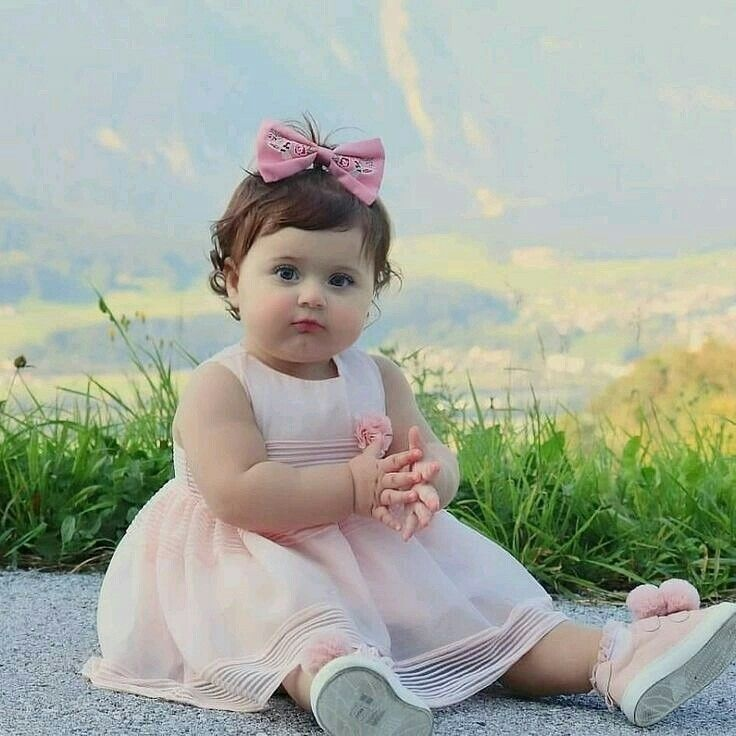
#> input picture sample-data/input/R.jpeg, 736 x 736 px
$ jupyter execute --allow-errors 10_VisionStudio_Integrated_Demo.ipynb
#> lines starting #> are read from the running program, lines starting #| are printed output that depends on the picture; after the words box and inside, x2 and y2 are one past the last pixel; in counts of white or black regions, pixels touching at a corner belong together
# 10 — VisionStudio Integrated Demo

## التجربة الموحدة لمشروع معالجة الصور والرؤية الحاسوبية

هذا الدفتر يجمع أهم الوظائف التي طبقناها في الدفاتر السابقة داخل مسار واحد:

```text
صورة أو إطار فيديو
→ تحويلات وتحسينات وفلاتر
→ حواف / Threshold / Morphology
→ كشف الوجه والعين
→ كشف الأجسام بـ YOLO26n
→ عرض وحفظ النتائج والتقرير
```

يمثل هذا الدفتر نموذجًا تجريبيًا قبل نقل المنطق نفسه إلى تطبيق Android APK يعمل دون إنترنت.

## ما الذي يدمجه الدفتر؟

| الوظيفة | الدفاتر السابقة | دورها في التجربة الموحدة |
|---|---|---|
| قراءة الصور وحفظ النتائج | 01 | إدخال وإخراج موحدان |
| قص / تدوير / تغيير حجم | 02 | تحرير الصورة |
| فلاتر وتحسين وتباين وGamma | 03 | تحسين الصورة |
| حواف وThreshold | 04 | تحليل التفاصيل والحواف |
| Morphology | 05 | تنقية أو إبراز البنية |
| فيديو | 06 | معالجة إطارًا بإطار |
| كاميرا مباشرة | 07 | صور الكاميرا المحفوظة في Input |
| وجه وعين | 08 | كشف Haar محلي |
| أجسام | 09 | YOLO26n محلي |

### قواعد مهمة للمشروع

- لا يعتمد الدفتر على رفع متكرر: استخدم ملفات `02_Data` الموجودة في Google Drive.
- لا ينزل نموذج YOLO مرة أخرى: يستخدم `03_Models/YOLO/yolo26n.pt` المحفوظ سابقًا.
- ملفات Android Offline الجاهزة تبقى في `03_Models/LiteRT`.
- تفعيل الفيديو أو المحرر التفاعلي اختياري، لأنهما أثقل من معالجة صورة واحدة.

## 1. إعداد الحزم وتوافق OpenCV

يحتاج كشف الوجه والعين إلى `cv2.CascadeClassifier`. إن ظهرت القيمة `False` بعد خلية الاستيراد، فعّل إصلاح OpenCV مرة واحدة، ثم أعد تشغيل جلسة Colab.

لا تفعّل تثبيت Ultralytics عادةً؛ لقد ثبّتناه في الدفتر 09. استخدمه فقط في جلسة جديدة لا تحتوي على المكتبة.

[cell 1]
import subprocess
import sys

SETUP_ENVIRONMENT = False

if SETUP_ENVIRONMENT:
    # تثبيت مكتبة YOLO
    subprocess.check_call([
        sys.executable, "-m", "pip", "install",
        "--quiet", "--upgrade", "ultralytics"
    ])

    # إزالة أي إصدار متعارض من OpenCV
    subprocess.run([
        sys.executable, "-m", "pip", "uninstall", "-y",
        "opencv-python",
        "opencv-python-headless",
        "opencv-contrib-python",
        "opencv-contrib-python-headless"
    ], check=False)

    # تثبيت إصدار يدعم Haar Cascade
    subprocess.check_call([
        sys.executable, "-m", "pip", "install",
        "--quiet", "--no-cache-dir", "--no-deps",
        "opencv-python-headless==4.10.0.84"
    ])

    raise SystemExit(
        "تم تجهيز Ultralytics وOpenCV 4.10. "
        "اختر Restart session فقط، ثم اجعل "
        "SETUP_ENVIRONMENT = False."
    )

print("Environment is ready.")

## 2. الاستيراد وربط Google Drive

[cell 2]
from pathlib import Path
from datetime import datetime
import csv
import json
import shutil
import subprocess
import time

import cv2
import numpy as np
import pandas as pd
import matplotlib.pyplot as plt
from IPython.display import display

try:
    import torch
    from ultralytics import YOLO
    ULTRALYTICS_READY = True
except ImportError:
    ULTRALYTICS_READY = False
    torch = None
    YOLO = None

try:
    from google.colab import drive
    drive.mount('/content/drive')
    IN_COLAB = True
    PROJECT_ROOT = Path(
        '/content/drive/MyDrive/'
        'VisionStudio_Android_ImageProcessing'
    )
except ImportError:
    IN_COLAB = False
    PROJECT_ROOT = Path('VisionStudio_Android_ImageProcessing')

IMAGE_INPUT_DIR = PROJECT_ROOT / '02_Data/Images/Input'
VIDEO_INPUT_DIR = PROJECT_ROOT / '02_Data/Videos/Input'
HAAR_MODELS_DIR = PROJECT_ROOT / '03_Models/Haar_Cascades'
YOLO_MODELS_DIR = PROJECT_ROOT / '03_Models/YOLO'
LITERT_MODELS_DIR = PROJECT_ROOT / '03_Models/LiteRT'
IMAGE_OUTPUT_DIR = (
    PROJECT_ROOT
    / '04_Outputs/Images/10_Integrated_Demo'
)
VIDEO_OUTPUT_DIR = (
    PROJECT_ROOT
    / '04_Outputs/Videos/10_Integrated_Demo'
)

for directory in [
    IMAGE_INPUT_DIR,
    VIDEO_INPUT_DIR,
    HAAR_MODELS_DIR,
    YOLO_MODELS_DIR,
    LITERT_MODELS_DIR,
    IMAGE_OUTPUT_DIR,
    VIDEO_OUTPUT_DIR
]:
    directory.mkdir(parents=True, exist_ok=True)

#> (the rest of this cell did not finish here and is left out)

## 3. تجهيز Haar Cascade والنموذج المحلي YOLO26n

لا يُنزّل هذا الدفتر نموذجًا جديدًا. يجب أن تكون الملفات التالية موجودة من الدفترين 08 و09:

```text
03_Models/Haar_Cascades/haarcascade_frontalface_default.xml
03_Models/Haar_Cascades/haarcascade_eye.xml
03_Models/YOLO/yolo26n.pt
03_Models/LiteRT/yolo26n_fp32.tflite
```

[cell 3]
FACE_CASCADE_NAME = 'haarcascade_frontalface_default.xml'
EYE_CASCADE_NAME = 'haarcascade_eye.xml'
YOLO_MODEL_PATH = YOLO_MODELS_DIR / 'yolo26n.pt'
TFLITE_MODEL_PATH = LITERT_MODELS_DIR / 'yolo26n_fp32.tflite'
TFLITE_LABELS_PATH = LITERT_MODELS_DIR / 'coco_labels.txt'
TFLITE_METADATA_PATH = LITERT_MODELS_DIR / 'yolo26n_metadata.json'


# [13 lines left out: function prepare_haar_cascade, not called in this run]


face_cascade = None
eye_cascade = None

#> (the rest of this cell did not finish here and is left out)

## 4. دوال أساسية للعرض والتحويل

[cell 4]
# [4 lines left out: function to_rgb, not called in this run]


def show_results(images, columns=2, figure_width=15):
    items = list(images.items())
    rows = max(1, int(np.ceil(len(items) / columns)))
    figure, axes = plt.subplots(
        rows, columns,
        figsize=(figure_width, rows * 4.8),
        squeeze=False
    )

    for axis, (title, image) in zip(axes.ravel(), items):
        axis.imshow(
            to_rgb(image),
            cmap='gray' if image.ndim == 2 else None
        )
        axis.set_title(title)
        axis.axis('off')

    for axis in axes.ravel()[len(items):]:
        axis.axis('off')

    plt.tight_layout()
    plt.show()


def resize_max_width(image, maximum_width=1280):
    height, width = image.shape[:2]
    if maximum_width is None or width <= int(maximum_width):
        return image

    scale = int(maximum_width) / width
    return cv2.resize(
        image,
        (int(maximum_width), max(1, int(round(height * scale)))),
        interpolation=cv2.INTER_AREA
    )


def rotate_image(image, angle):
    if abs(float(angle)) < 0.001:
        return image.copy()

    height, width = image.shape[:2]
    matrix = cv2.getRotationMatrix2D(
        (width / 2, height / 2),
        float(angle),
        1.0
    )
    return cv2.warpAffine(
        image, matrix, (width, height),
        flags=cv2.INTER_LINEAR,
        borderMode=cv2.BORDER_REFLECT
    )


def crop_by_percent(
    image,
    top_percent=0,
    bottom_percent=0,
    left_percent=0,
    right_percent=0
):
    height, width = image.shape[:2]
    top = int(height * max(0, min(90, top_percent)) / 100)
    bottom = int(height * max(0, min(90, bottom_percent)) / 100)
    left = int(width * max(0, min(90, left_percent)) / 100)
    right = int(width * max(0, min(90, right_percent)) / 100)

    if top + bottom >= height - 2 or left + right >= width - 2:
        raise ValueError('إعدادات القص كبيرة جدًا.')

    return image[top:height - bottom, left:width - right].copy()


def apply_filter(image, filter_name='none', kernel_size=5):
    kernel_size = max(3, int(kernel_size))
    if kernel_size % 2 == 0:
        kernel_size += 1

    if filter_name == 'average':
        return cv2.blur(image, (kernel_size, kernel_size))
    if filter_name == 'gaussian':
        return cv2.GaussianBlur(image, (kernel_size, kernel_size), 0)
    if filter_name == 'median':
        return cv2.medianBlur(image, kernel_size)
    if filter_name == 'bilateral':
        return cv2.bilateralFilter(image, 9, 75, 75)
    if filter_name == 'sharpen':
        sharpen_kernel = np.array([
            [0, -1, 0],
            [-1, 5, -1],
            [0, -1, 0]
        ], dtype=np.float32)
        return cv2.filter2D(image, -1, sharpen_kernel)
    return image.copy()


def gamma_correction(image, gamma=1.0):
    gamma = max(0.1, float(gamma))
    lookup = np.array([
        ((value / 255.0) ** (1.0 / gamma)) * 255
        for value in np.arange(256)
    ]).astype(np.uint8)
    return cv2.LUT(image, lookup)


# [6 lines left out: function equalize_color_histogram, not called in this run]


def apply_morphology(image, operation='none', kernel_size=3):
    if operation == 'none':
        return image.copy()

    gray = cv2.cvtColor(image, cv2.COLOR_BGR2GRAY)
    kernel_size = max(3, int(kernel_size))
    if kernel_size % 2 == 0:
        kernel_size += 1
    kernel = cv2.getStructuringElement(
        cv2.MORPH_RECT, (kernel_size, kernel_size)
    )

    operation_map = {
        'open': cv2.MORPH_OPEN,
        'close': cv2.MORPH_CLOSE,
        'gradient': cv2.MORPH_GRADIENT,
        'tophat': cv2.MORPH_TOPHAT,
        'blackhat': cv2.MORPH_BLACKHAT
    }

    if operation not in operation_map:
        return image.copy()

    morph = cv2.morphologyEx(
        gray, operation_map[operation], kernel
    )
    return cv2.cvtColor(morph, cv2.COLOR_GRAY2BGR)

## 5. كشف الوجه والعين وكشف الأجسام

يتم كشف الوجه والعين محليًا بواسطة Haar Cascade، بينما `YOLO26n` يكتشف الأجسام العامة مثل الشخص والقطة والكلب والسيارة والكرسي.

[cell 5]
def detect_faces_and_eyes(
    image,
    enabled=True,
    face_scale_factor=1.2,
    face_min_neighbors=5,
    eye_min_neighbors=5
):
    if (
        not enabled
        or face_cascade is None
        or eye_cascade is None
    ):
        return [], []

    gray = cv2.cvtColor(image, cv2.COLOR_BGR2GRAY)
    equalized = cv2.equalizeHist(gray)
    faces = face_cascade.detectMultiScale(
        equalized,
        scaleFactor=max(1.01, float(face_scale_factor)),
        minNeighbors=max(1, int(face_min_neighbors)),
        minSize=(30, 30),
        flags=cv2.CASCADE_SCALE_IMAGE
    )

    face_rows = []
    eye_rows = []

    for face_id, (x, y, width, height) in enumerate(faces, start=1):
        x, y, width, height = map(int, (x, y, width, height))
        face_rows.append({
            'face_id': face_id,
            'x': x, 'y': y,
            'width': width, 'height': height
        })

        upper_height = max(1, int(height * 0.65))
        eye_region = equalized[y:y + upper_height, x:x + width]
        eyes = eye_cascade.detectMultiScale(
            eye_region,
            scaleFactor=1.15,
            minNeighbors=max(1, int(eye_min_neighbors)),
            minSize=(8, 8),
            flags=cv2.CASCADE_SCALE_IMAGE
        )

        largest_eyes = sorted(
            eyes,
            key=lambda eye: int(eye[2]) * int(eye[3]),
            reverse=True
        )[:2]

        for eye_id, (ex, ey, ew, eh) in enumerate(
            largest_eyes,
            start=1
        ):
            eye_rows.append({
                'face_id': face_id,
                'eye_id': eye_id,
                'x': x + int(ex),
                'y': y + int(ey),
                'width': int(ew),
                'height': int(eh)
            })

    return face_rows, eye_rows


# [25 lines left out: function draw_face_eye_detections, not called in this run]


def yolo_detection_rows(
    image,
    enabled=True,
    confidence=0.25,
    iou=0.70,
    image_size=640
):
    if not enabled:
        return []
    if yolo_model is None:
        raise RuntimeError('YOLO model غير محمّل.')

    prediction = yolo_model.predict(
        source=image,
        conf=float(confidence),
        iou=float(iou),
        imgsz=int(image_size),
        device=DEVICE,
        verbose=False
    )[0]

    if prediction.boxes is None:
        return []

    xyxy_values = prediction.boxes.xyxy.detach().cpu().numpy()
    confidence_values = prediction.boxes.conf.detach().cpu().numpy()
    class_values = prediction.boxes.cls.detach().cpu().numpy().astype(int)

    rows = []
    for detection_id, (box, score, class_id) in enumerate(
        zip(xyxy_values, confidence_values, class_values),
        start=1
    ):
        rows.append({
            'detection_id': detection_id,
            'class_id': int(class_id),
            'class_name': prediction.names[int(class_id)],
            'confidence': float(score),
            'x1': float(box[0]), 'y1': float(box[1]),
            'x2': float(box[2]), 'y2': float(box[3])
        })

    return rows


# [15 lines left out: function draw_yolo_detections, not called in this run]

## 6. خط المعالجة الموحد

الوظيفة التالية تستقبل صورة وإعدادات، ثم تعيد جميع المراحل: الصورة بعد التحويل، الصورة المحسنة، الحواف، Threshold، والنتيجة النهائية مع الكشف.

[cell 6]
def apply_integrated_pipeline(image, config):
    original = image.copy()

    transformed = rotate_image(
        original,
        config['rotation_degrees']
    )
    transformed = crop_by_percent(
        transformed,
        config['crop_top_percent'],
        config['crop_bottom_percent'],
        config['crop_left_percent'],
        config['crop_right_percent']
    )

    if float(config['resize_scale']) != 1.0:
        transformed = cv2.resize(
            transformed,
            None,
            fx=float(config['resize_scale']),
            fy=float(config['resize_scale']),
            interpolation=cv2.INTER_AREA
            if float(config['resize_scale']) < 1
            else cv2.INTER_CUBIC
        )

    filtered = apply_filter(
        transformed,
        config['filter_name'],
        config['filter_kernel_size']
    )

    enhanced = cv2.convertScaleAbs(
        filtered,
        alpha=float(config['contrast']),
        beta=int(config['brightness'])
    )
    enhanced = gamma_correction(
        enhanced, config['gamma']
    )

    if config['equalize_histogram']:
        enhanced = equalize_color_histogram(enhanced)

    morphology = apply_morphology(
        enhanced,
        config['morphology_operation'],
        config['morphology_kernel_size']
    )

    gray = cv2.cvtColor(enhanced, cv2.COLOR_BGR2GRAY)
    edges = cv2.Canny(
        gray,
        int(config['canny_low_threshold']),
        int(config['canny_high_threshold'])
    )

    if config['threshold_mode'] == 'binary':
        _, threshold = cv2.threshold(
            gray, int(config['binary_threshold']),
            255, cv2.THRESH_BINARY
        )
    elif config['threshold_mode'] == 'otsu':
        _, threshold = cv2.threshold(
            gray, 0, 255,
            cv2.THRESH_BINARY + cv2.THRESH_OTSU
        )
    elif config['threshold_mode'] == 'adaptive':
        threshold = cv2.adaptiveThreshold(
            gray, 255,
            cv2.ADAPTIVE_THRESH_GAUSSIAN_C,
            cv2.THRESH_BINARY,
            11, 2
        )
    else:
        threshold = gray.copy()

    face_rows, eye_rows = detect_faces_and_eyes(
        enhanced,
        enabled=config['enable_face_eye']
    )
    yolo_rows = yolo_detection_rows(
        enhanced,
        enabled=config['enable_yolo'],
        confidence=config['yolo_confidence'],
        iou=config['yolo_iou'],
        image_size=config['yolo_image_size']
    )

    annotated = enhanced.copy()
    annotated = draw_yolo_detections(annotated, yolo_rows)
    annotated = draw_face_eye_detections(
        annotated, face_rows, eye_rows
    )

    return {
        'original': original,
        'transformed': transformed,
        'filtered': filtered,
        'enhanced': enhanced,
        'morphology': morphology,
        'gray': gray,
        'edges': edges,
        'threshold': threshold,
        'annotated': annotated,
        'face_rows': face_rows,
        'eye_rows': eye_rows,
        'yolo_rows': yolo_rows
    }

## 7. إدخال الصورة واختيارها

الافتراضي هو عدم رفع ملف جديد. صور الكاميرا التي التقطتها في الدفتر 07 موجودة أصلًا في المجلد نفسه ويمكن اختيارها بالاسم.

[cell 7]
UPLOAD_NEW_IMAGE = False
SUPPORTED_IMAGE_EXTENSIONS = {
    '.jpg', '.jpeg', '.png', '.bmp',
    '.webp', '.tif', '.tiff'
}
LAST_UPLOADED_IMAGE_NAME = ''

if IN_COLAB and UPLOAD_NEW_IMAGE:
    from google.colab import files

    uploaded = files.upload()
    for file_name, file_data in uploaded.items():
        safe_name = Path(file_name).name
        extension = Path(safe_name).suffix.lower()
        if extension not in SUPPORTED_IMAGE_EXTENSIONS:
            print('تم تجاهل امتداد غير مدعوم:', safe_name)
            continue

        decoded = cv2.imdecode(
            np.frombuffer(file_data, dtype=np.uint8),
            cv2.IMREAD_COLOR
        )
        if decoded is None:
            print('تم تجاهل صورة غير صالحة:', safe_name)
            continue

        destination = IMAGE_INPUT_DIR / safe_name
        cv2.imwrite(str(destination), decoded)
        LAST_UPLOADED_IMAGE_NAME = safe_name
        print('Saved:', destination)


def image_paths_in_input():
    paths = []
    for path in sorted(IMAGE_INPUT_DIR.iterdir()):
        if (
            path.is_file()
            and path.suffix.lower() in SUPPORTED_IMAGE_EXTENSIONS
            and cv2.imread(str(path), cv2.IMREAD_COLOR) is not None
        ):
            paths.append(path)
    return paths


available_image_paths = image_paths_in_input()
if not available_image_paths:
    raise ValueError('لا توجد صور صالحة في Images/Input.')

print('Available images:')
for image_path in available_image_paths:
    print('-', image_path.name)

[cell 8]
# اكتب اسم الصورة هنا، أو اتركه فارغًا لاختيار آخر صورة مرفوعة
# أو صورة الاختبار الموجودة في المجلد.
SELECTED_IMAGE_NAME = LAST_UPLOADED_IMAGE_NAME

image_by_name = {
    path.name: path for path in available_image_paths
}

if SELECTED_IMAGE_NAME:
    if SELECTED_IMAGE_NAME not in image_by_name:
        raise ValueError('الصورة المطلوبة غير موجودة في Input.')
    selected_image_path = image_by_name[SELECTED_IMAGE_NAME]
elif 'face_test_grace_hopper.jpg' in image_by_name:
    selected_image_path = image_by_name['face_test_grace_hopper.jpg']
else:
    selected_image_path = available_image_paths[0]

selected_image = cv2.imread(
    str(selected_image_path), cv2.IMREAD_COLOR
)
#> selected_image is the input picture: shape (736, 736, 3); mean B, G, R 159, 172.2, 165.4
selected_image = resize_max_width(selected_image, 1280)

print('Selected image:', selected_image_path.name)
print('Shape:', selected_image.shape)
#| Shape: (736, 736, 3)
show_results(
    {'Original': selected_image},
    columns=1,
    figure_width=8
)
#> (the call stopped at in show_results, `figure, axes = plt.subplots( rows, columns, figsize=(figure_width, row..`: IPython is not available in this run)

## 8. إعدادات المحرر الموحد

عدّل هذه المتغيرات ثم شغّل خلية التنفيذ التالية. ابدأ بإعدادات بسيطة، وبعد ذلك جرّب الفلاتر والقص والتدوير.

[cell 9]
PIPELINE_CONFIG = {
    # التحويلات
    'rotation_degrees': 0,
    'resize_scale': 1.0,
    'crop_top_percent': 0,
    'crop_bottom_percent': 0,
    'crop_left_percent': 0,
    'crop_right_percent': 0,

    # الفلاتر والتحسين
    'filter_name': 'none',
    # الخيارات: none, average, gaussian, median, bilateral, sharpen
    'filter_kernel_size': 5,
    'brightness': 0,     # من -100 إلى 100
    'contrast': 1.0,     # مثل 0.8 أو 1.2 أو 1.5
    'gamma': 1.0,        # > 1 يفتح الظلال، < 1 يغمقها
    'equalize_histogram': False,

    # morphology والحواف والـ threshold
    'morphology_operation': 'none',
    # none, open, close, gradient, tophat, blackhat
    'morphology_kernel_size': 3,
    'canny_low_threshold': 80,
    'canny_high_threshold': 160,
    'threshold_mode': 'none',
    # none, binary, otsu, adaptive
    'binary_threshold': 127,

    # الذكاء الاصطناعي
    'enable_face_eye': True,
    'enable_yolo': True,
    'yolo_confidence': 0.25,
    'yolo_iou': 0.70,
    'yolo_image_size': 640
}

print(json.dumps(PIPELINE_CONFIG, ensure_ascii=False, indent=2))

## 9. تشغيل المحرر على الصورة وحفظ النتيجة

[cell 10]
started = time.perf_counter()
#> (the rest of this cell did not finish here and is left out)

#> in apply_integrated_pipeline, `gray = cv2.cvtColor(enhanced, cv2.COLOR_BGR2GRAY)`:
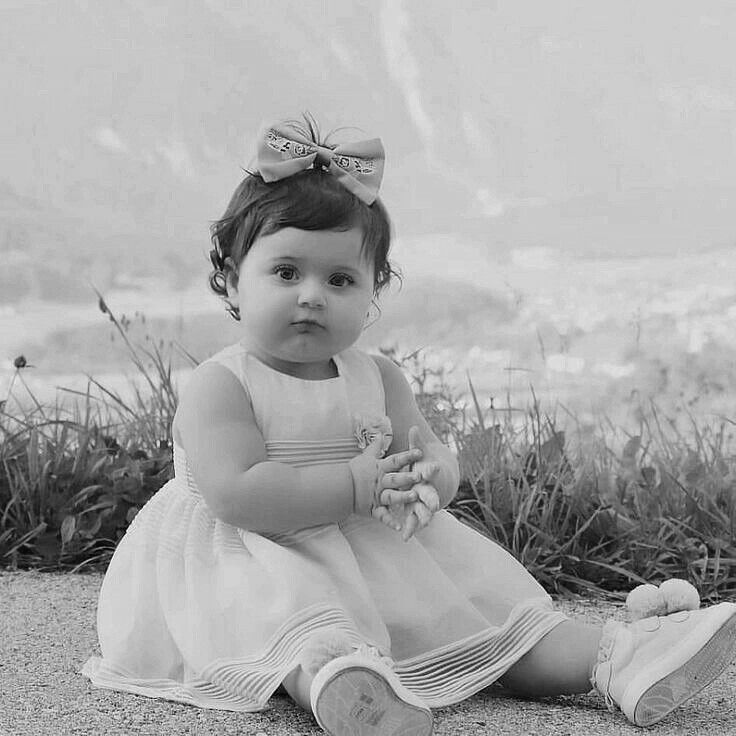
#> gray: shape (736, 736); min 0, max 253, mean 168.6
#> in apply_integrated_pipeline, `edges = cv2.Canny( gray, int(config['canny_low_threshold']), int(confi..`:
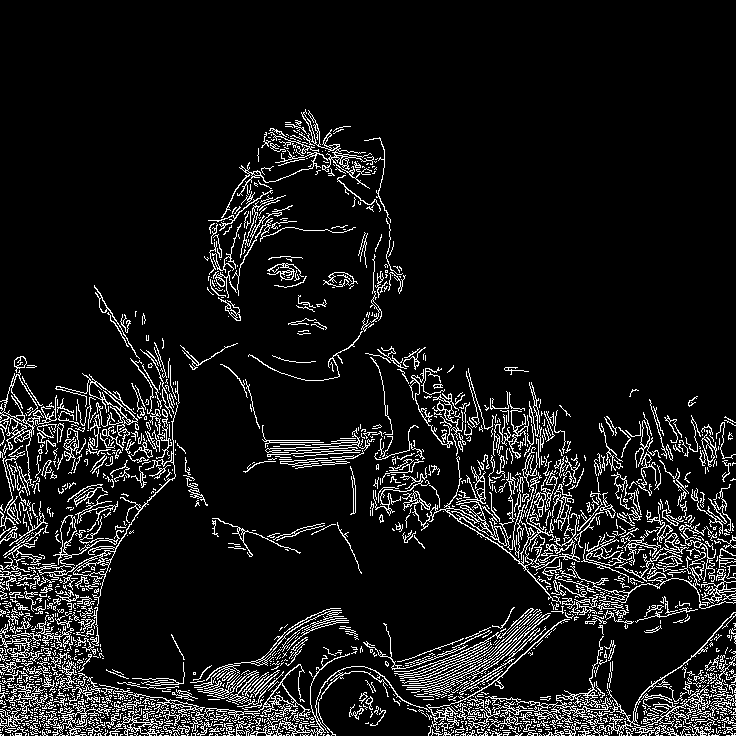
#> edges: shape (736, 736); 9.3% white in thin lines or dots, all inside (x1, y1, x2, y2) = (0, 109, 736, 736)
#> in apply_integrated_pipeline, `face_rows, eye_rows = detect_faces_and_eyes( enhanced, enabled=config[..`: face_rows = []
